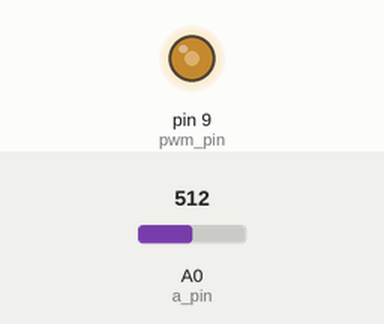
Recording of a sketch running on a simulated Arduino Uno, built with avr-gcc and run on an emulated ATmega328P. On the bench: output pins drawn as LEDs (lit = HIGH). The test bench sets the inputs (shaded band); at power-on: A0 (a_pin) = 512.

Above: at 1.2 s.
1.3 s: A0 (a_pin) set to 716
At 1.7 s:
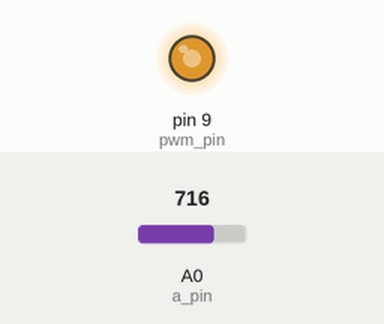
2.8 s: A0 (a_pin) set to 900
At 4.0 s:
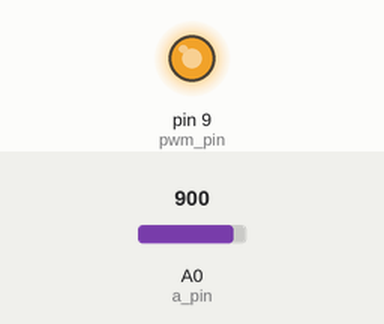
4.3 s: A0 (a_pin) set to 122
At 5.5 s:
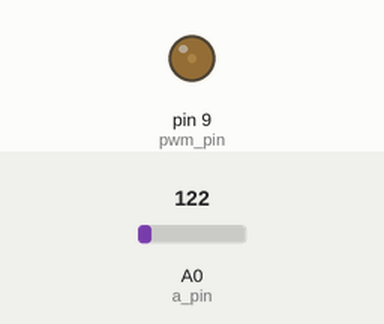
5.8 s: A0 (a_pin) set to 0
At 6.9 s:
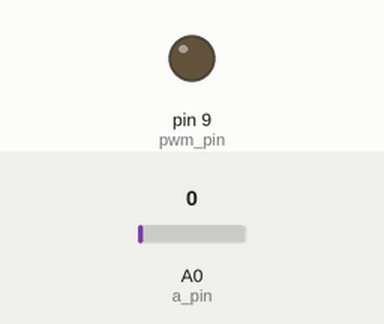
7.3 s: A0 (a_pin) set to 511
At 8.2 s:
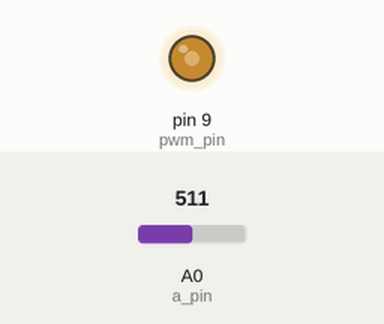
Timing chart, 0 to 9.8 s (numbered marks = the images above; inputs shaded):
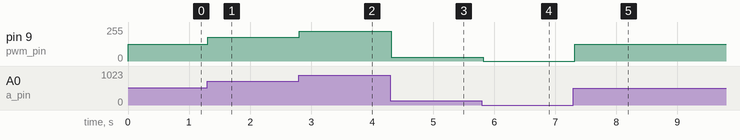

Measured:
- after the input at 1.3 s, pin 9 (pwm_pin): 127/255 → 178/255 at once
- after the input at 2.8 s, pin 9 (pwm_pin): 178/255 → 224/255 at once
- after the input at 4.3 s, pin 9 (pwm_pin): 224/255 → 30/255 at once
- after the input at 5.8 s, pin 9 (pwm_pin): 30/255 → 0/255 at once
- after the input at 7.3 s, pin 9 (pwm_pin): 0/255 → 127/255 at once

The sketch:

common.ino
```cpp
int a_pin = A0;
int pwm_pin = 9;

void setup() {
  //put your setup code here, to run once:

}

void loop() {
  // put your main code here, to run repeatedly:
  int potenc = analogRead(a_pin);

  int led = map(potenc, 0, 1023, 0, 255);
  analogWrite(pwm_pin, led);

  Serial.println(potenc);
  delay(100);
}
```
